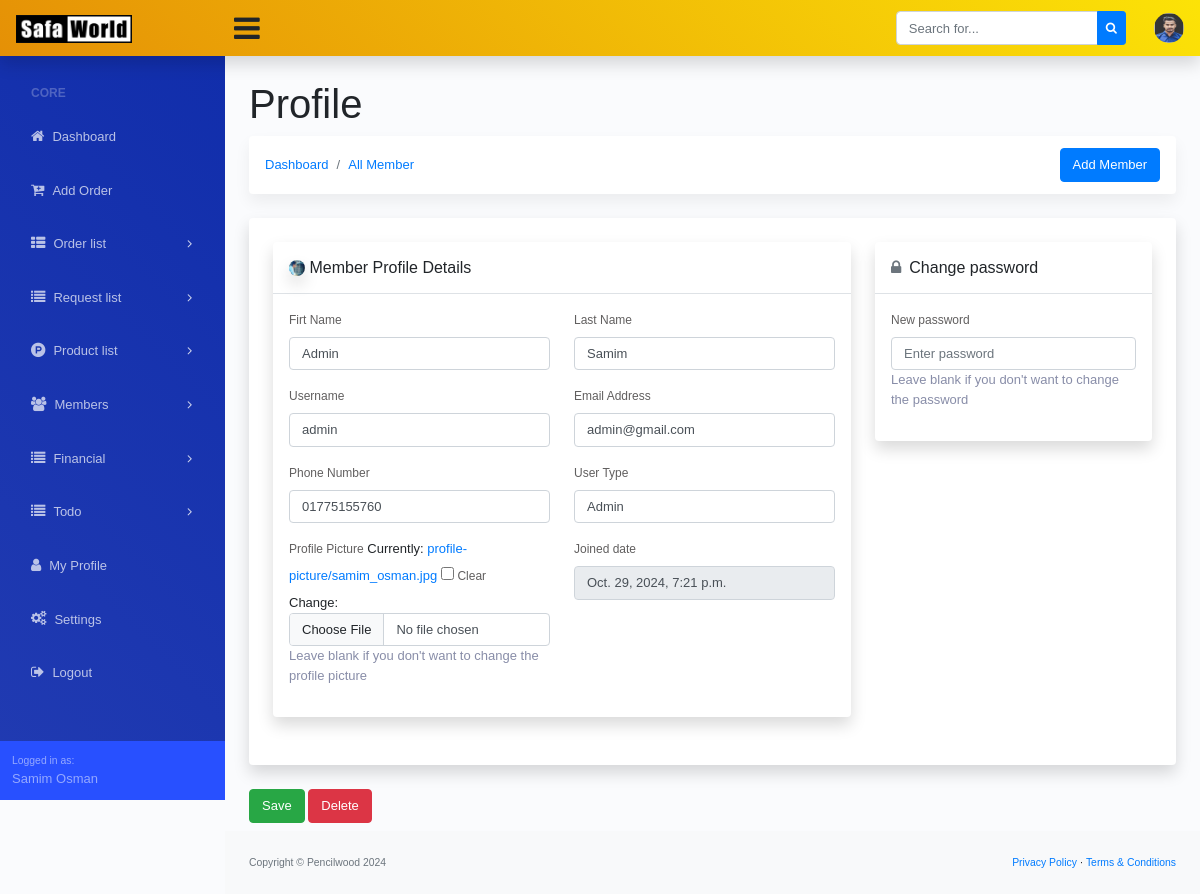
/member/1/ (signed in), run on an earlier commit of the app's database.
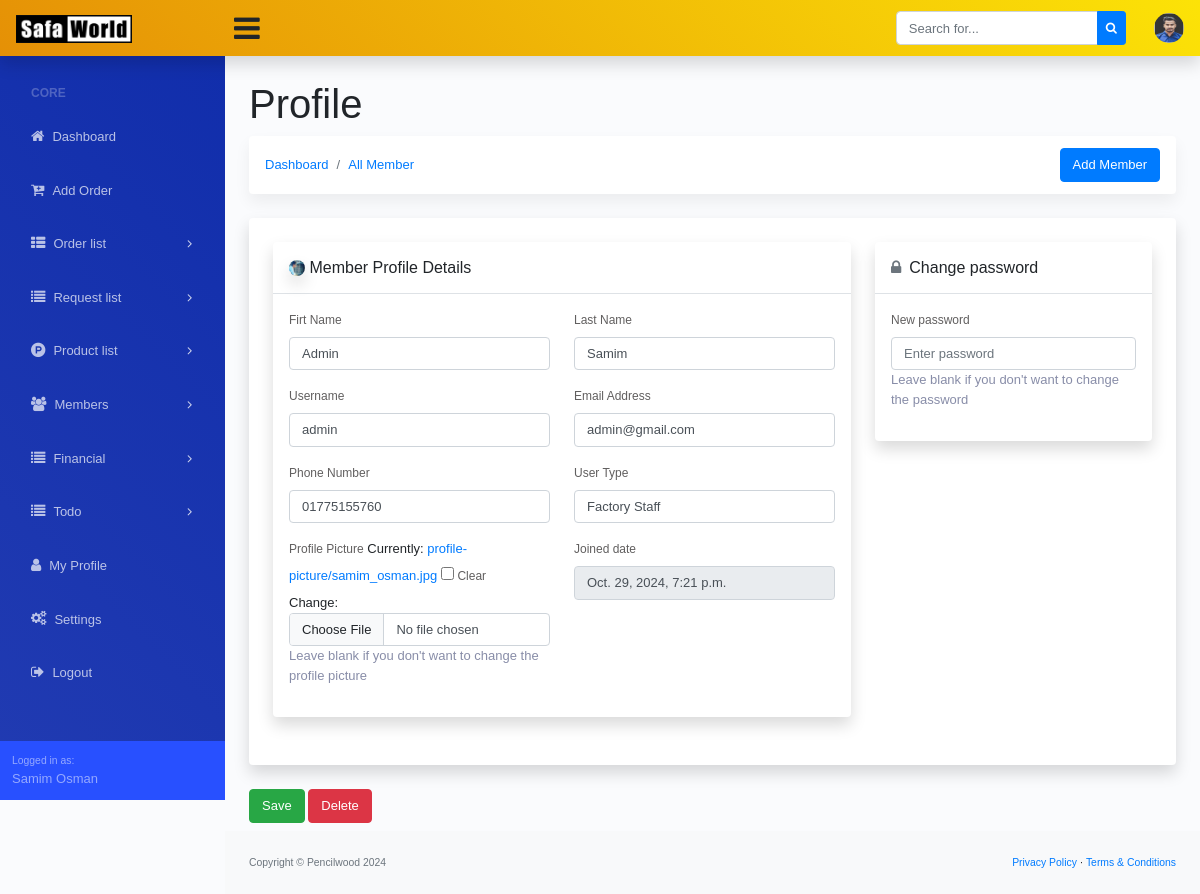
And on a later commit of the database.
### account/models.py (models this page shows, shortened)
class Custom_User(AbstractUser):
    USER_TYPE = (
        ('Admin', 'Admin'),
        ('Staff', 'Staff'),
        ('Factory Staff', 'Factory Staff'),
    )
    user_type = models.CharField(max_length=20, choices=USER_TYPE, blank=True, null=True)
    email = models.EmailField(("email address"), blank=True, unique=True)
    phone_number = models.CharField(max_length=14, blank=True, null=True)
    profile_picture = models.ImageField(upload_to='profile-picture/', blank=True, null=True)
    USERNAME_FIELD = "email"
    REQUIRED_FIELDS = ["username"]

### account/views.py (the view, shortened to what this page needs)
# urls.py: path('member/<int:id>/', MemberUpdateView.as_view(), name='member_view'),
class MemberUpdateView(LoginRequiredMixin, UpdateView):
    model = Custom_User
    form_class = UserProfileForm
    template_name = 'account/member_view.html'
    def get_object(self, queryset=None):
        return get_object_or_404(Custom_User, id=self.kwargs['id'])

### dashboard/context_processor.py (called while the page is built)
def website_settings(request):
    website_setting = Site_Settings.objects.all().first()
    return {'website_setting': website_setting}

### templates/account/member_view.html (shortened to what the changed rows need)
{% extends '../base.html' %}
{% block dashboard_body %}
<main>
   <div class="container-fluid">
      <h1 class="mt-4">{{member.first_name}} {{member.last_name}} Profile</h1>
      <form method="POST" enctype="multipart/form-data">
         <div class="row">
            <div class="col-xl-12">
               <div class="card mb-4 order-list">
                  <div class="gold-members p-4">
                     <div class="row">
                        <div class="col-md-8 add_top_30">
                           <div class="card mb-4 order-list">
                              <div class="gold-members">
                                 <div class="box_general padding_bottom">
                                    <div class="header_box version_2 border-bottom p-3">
                                       <h6 class="m-0">
                                          {% if object.profile_picture %}
                                          <img src="{{object.profile_picture.url}}" alt="profile-picture" style="width: 16px; height: auto; border-radius: 100%;">
                                          {% else %}
                                          <i class="fa fa-user-circle text-muted mr-2"></i>
                                          {% endif %}
                                          Member Profile Details
                                       </h6>
                                    </div>
                                    <div class="p-3">
                                       <div class="row">
                                          <div class="col-md-6">
                                             <div class="form-group">
                                                <label>Firt Name</label>
                                                {{form.first_name}}
                                             </div>
                                          </div>
                                          <div class="col-md-6">
                                             <div class="form-group">
                                                <label>Last Name</label>
                                                {{form.last_name}}
                                             </div>
                                          </div>
                                       </div>
                                       <div class="row">
                                          <div class="col-md-6">
                                             <div class="form-group">
                                                <label>Username</label>
                                                {{form.username}}
                                             </div>
                                          </div>
                                          <div class="col-md-6">
                                             <div class="form-group">
                                                <label>Email Address</label>
                                                {{form.email}}
                                             </div>
                                          </div>
                                       </div>
                                       <div class="row">
                                          <div class="col-md-6">
                                             <div class="form-group">
                                                <label>Phone Number</label>
                                                {{form.phone_number}}
                                             </div>
                                          </div>
                                          <div class="col-md-6">
                                             <div class="form-group">
                                                <label>User Type</label>
                                                {{form.user_type}}
                                             </div>
                                          </div>
                                       </div>
                                       <div class="row">
                                          <div class="col-md-6">
                                             <div class="form-group">
                                                <label>Profile Picture</label>
                                                {{form.profile_picture}}
                                                <p>{{form.profile_picture.help_text}}</p>
                                             </div>
                                          </div>
                                          <div class="col-md-6">
                                             <div class="form-group">
                                                <label>Joined date</label>
                                                <input type="text" class="form-control" value="{{object.date_joined}}" readonly disabled>
                                             </div>
                                          </div>
                                       </div>
                                    </div>
                                 </div>
                              </div>
                           </div>
                        </div>
                        <div class="col-md-4">
                           <div class="card mb-4 order-list">
                              <div class="gold-members">
                                 <div class="box_general padding_bottom">
                                    <div class="p-3">
                                       <div class="form-group">
                                          <label>New password</label>
                                          {{form.password}}
                                          <p>{{form.password.help_text}}</p>
                                       </div>
                                    </div>
                                 </div>
                              </div>
                           </div>
                        </div>
                     </div>
                  </div>
               </div>
            </div>
         </div>
      </form>
   </div>
</main>
{% endblock dashboard_body %}

What changed in the data, as far as the page shows it:
changed Custom_User "Admin": user_type "Admin" → "Factory Staff"
